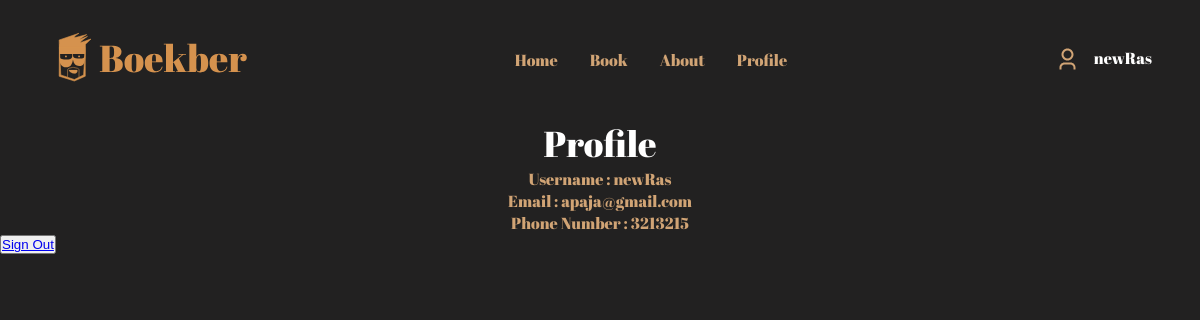
Page /Features/Profile/Profile.php (signed in) on the committed database.
### tables this page shows
CREATE TABLE `user` (
  `id` int(32) NOT NULL,
  `Username` varchar(255) NOT NULL,
  `Password` varchar(255) NOT NULL,
  `Email` varchar(255) NOT NULL,
  `Phone_Number` varchar(255) NOT NULL
);

### Features/Profile/Profile.php (the view, shortened to what this page needs)
<?php
include("../../Component/Configuration/configuration.php");
$iduser = $_SESSION["id"];
$QueryID = mysqli_query($con, "SELECT * FROM user WHERE id = '$iduser'");
$newQueryID = mysqli_query($con, "SELECT * FROM user WHERE id = '$iduser'");
?>
<!DOCTYPE html>
<html lang="en">
<head>
    <link rel="stylesheet" href="Profile.css">
</head>
<body>
    <section>
        <div class="container-navbar">
            <div class="navbar-logo">
                <img src="./../../Asset/Navbar Logo.svg" alt="Boekber">
            </div>
            <div class="navbar-list">
                <a href="./../Features/Home/Home_after_login.php">
                    <li>Home</li>
                </a>
                <a href="../../Features/Book/Book.php">
                    <li>Book</li>
                </a>
                <a href="About.php">
                    <li>About</li>
                </a>
                <a href="Profile.php">
                    <li>Profile</li>
                </a>
            </div>
            <div class="navbar-profile">
                <img src="../../Asset//User Icon.svg" alt="Icon">
                <?php
                while ($baris = mysqli_fetch_array($QueryID)) {
                    echo "<h2> $baris[Username]</h2>";
                }
                ?>
            </div>
        </div>
    </section>
    <section>
        <div class="profile-container">
            <div class="profile-header">
                <h1>Profile</h1>
            </div>
            <div class="profile-data">
                <?php
                while ($profile_data = mysqli_fetch_array($newQueryID)) {
                    echo "<h1> Username : $profile_data[Username]</h1>";
                    echo "<h2> Email    : $profile_data[Email]</h2>";
                    echo "<h2> Phone Number    : $profile_data[Phone_Number]</h2>";
                }
                ?>
            </div>
        </div>
    </section>
    <button><a href="../Home/Home_before_login.php">Sign Out</a></button>
</body>
</html>

### Features/Profile/Profile.css (style rules this page uses)
* { margin: 0; padding: 0; }
body { font-family: 'Plus Jakarta Sans'; background-color: #222121; }
.container-navbar { display: flex; justify-content: space-between; align-items: center; background-color: #222121; padding-top: 2rem; padding-left: 3rem; padding-right: 3rem; padding-bottom: 2rem; }
.navbar-profile { display: flex; flex-direction: row; }
.navbar-profile h2 { padding-left: 14px; font-family: 'Abril Fatface'; font-style: normal; font-weight: 400; font-size: 16px; line-height: 22px; color: white; }
.navbar-list { display: flex; gap: 2rem; }
.navbar-list li { list-style: none; color: #D1A475; font-weight: 500; font-family: 'Abril Fatface'; font-style: normal; font-weight: 400; font-size: 16px; line-height: 22px; }
.navbar-list a { text-decoration: none; }
.profile-header { display: flex; justify-content: center; }
.profile-header h1 { font-family: 'Abril Fatface'; font-style: normal; font-weight: 400; font-size: 36px; line-height: 49px; color: white; }
.profile-data { display: flex; flex-direction: column; align-items: center; }
.profile-data h1 { list-style: none; color: #D1A475; font-weight: 500; font-family: 'Abril Fatface'; font-style: normal; font-weight: 400; font-size: 16px; line-height: 22px; }
.profile-data h2 { list-style: none; color: #D1A475; font-weight: 500; font-family: 'Abril Fatface'; font-style: normal; font-weight: 400; font-size: 16px; line-height: 22px; }

### rows in the picture
user: Username "newRas", Email "apaja@gmail.com", Phone_Number "3213215"
